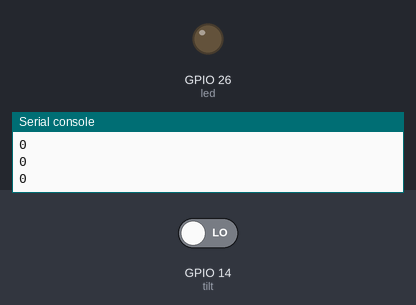
A program run on a simulated ESP32 board running MicroPython. On the bench: output pins drawn as LEDs (lit = HIGH), the last lines printed to the serial console. The inputs (shaded band) are chosen by the test bench; at power-on: GPIO 14 (tilt) LOW.

Above: at 1.2 s.
1.3 s: GPIO 14 (tilt) driven HIGH
At 2.5 s:
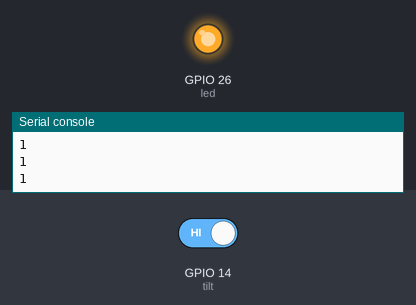
2.8 s: GPIO 14 (tilt) driven LOW
At 3.7 s:
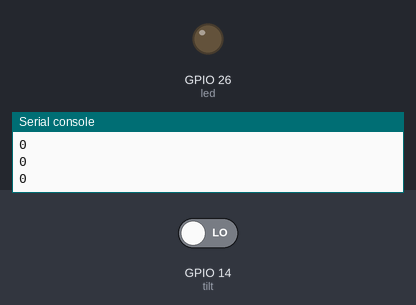
Timing chart, 0 to 5.8 s (numbered marks = the images above; inputs shaded):
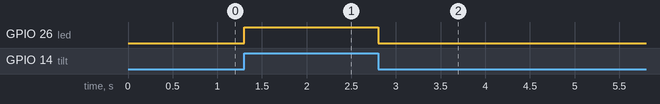

Measured:
- after the input at 1.3 s, GPIO 26 (led): LOW → HIGH at once
- after the input at 2.8 s, GPIO 26 (led): HIGH → LOW at once

The program:

step1_tilt.py
```python
from machine import Pin
import time

tilt = Pin(14, Pin.IN)  # 틸트 스위치: 기울면 1
led = Pin(26, Pin.OUT)

while True:
    print(tilt.value())  # 지금 틸트 값 찍기
    if tilt.value() == 1:  # 기울었으면
        led.value(1)
    else:
        led.value(0)
    time.sleep(0.1)
```
